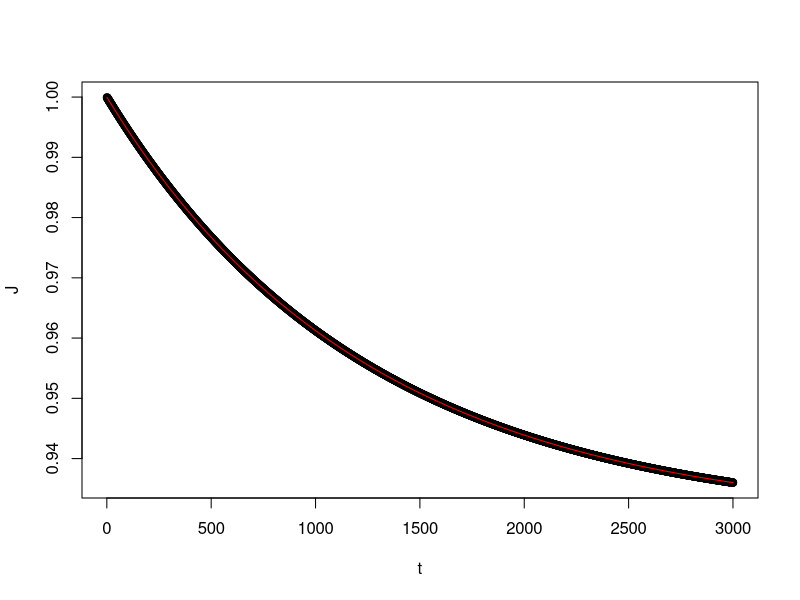
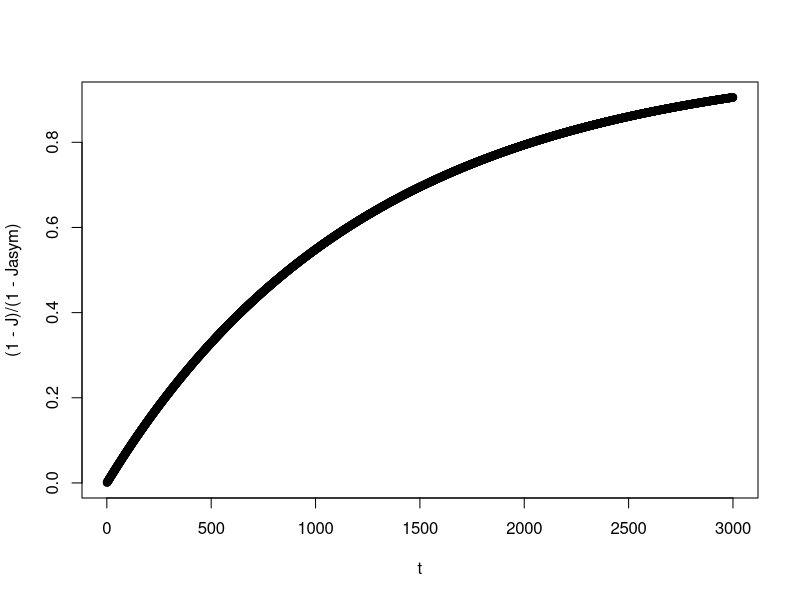
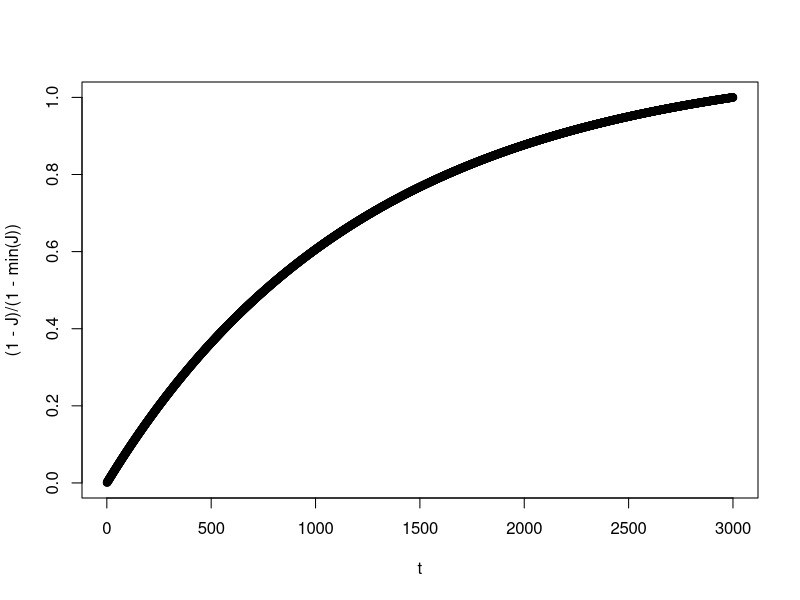
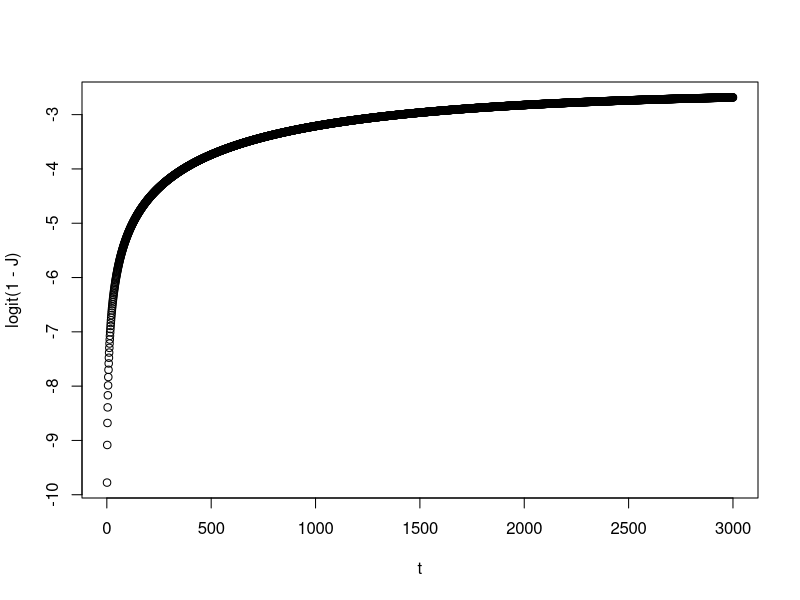
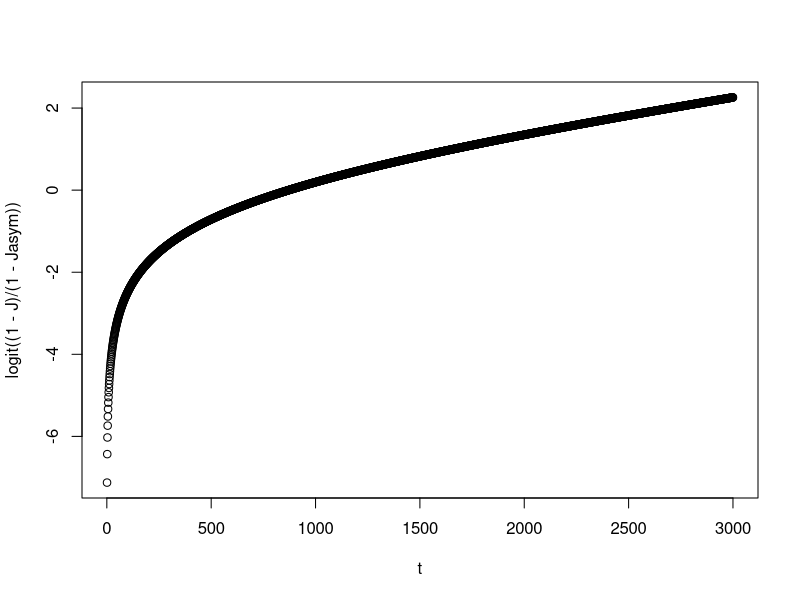
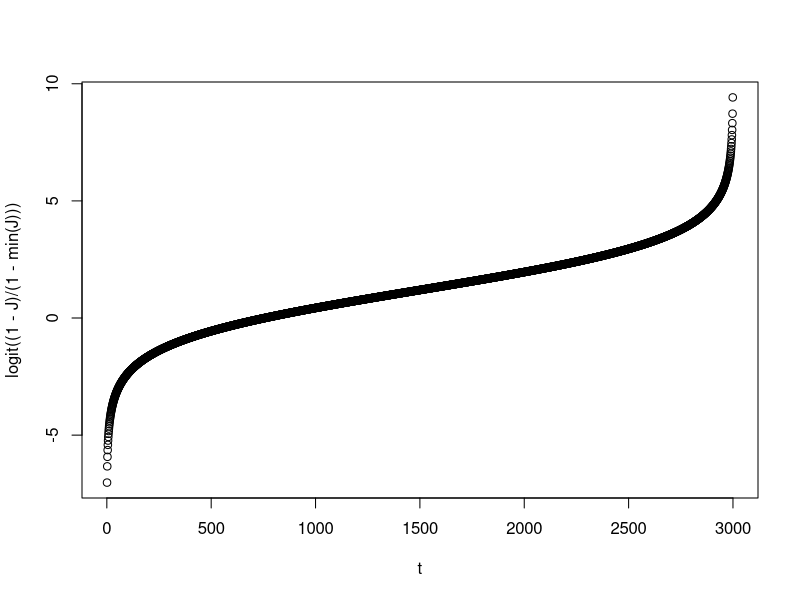
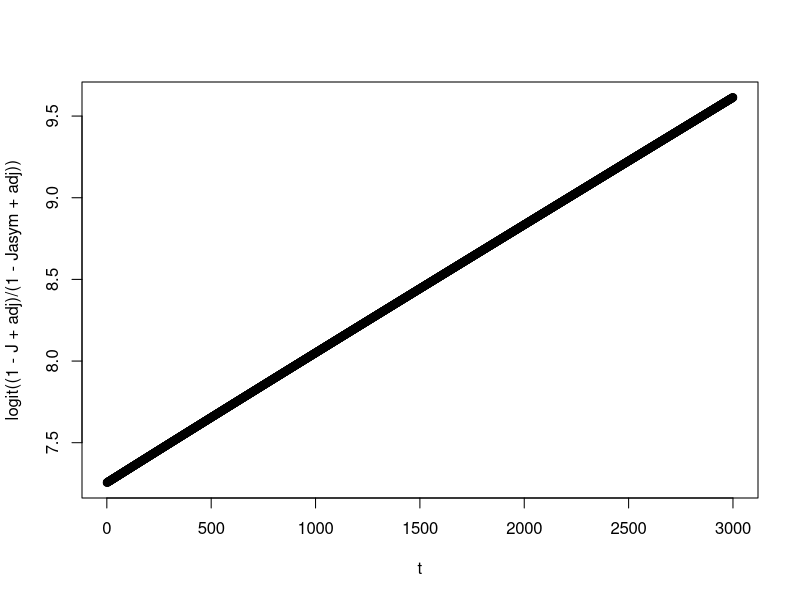
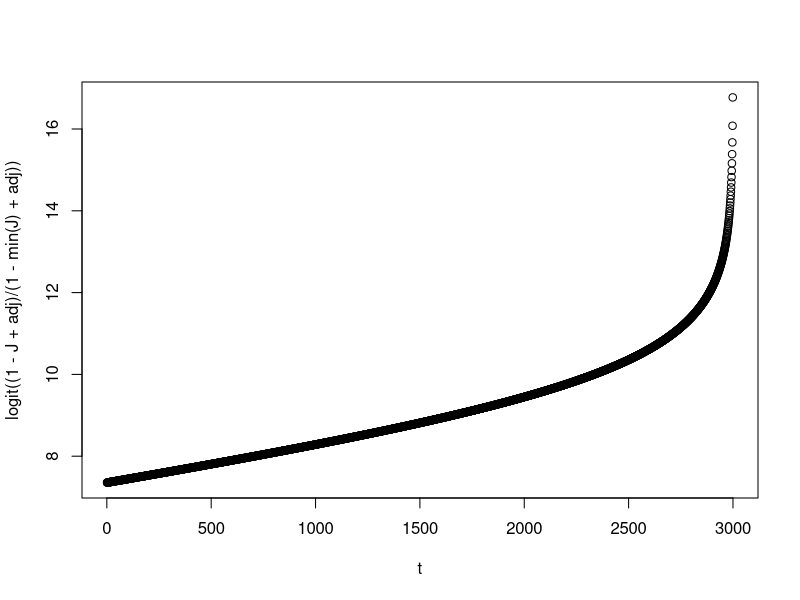

The R source for these figures, in order:
# plot equations from Ontiveros et al. 2021 Ecology
require(glmmTMB) # for fitting beta models

logit <- function(x) return(log(x/(1-x)))

# colonization and extinction rates
c = 2.04e-4; e = 4.1e-4; t = 1:5000 # island birds
c = 5.64e-3; e = 1.14e-2; t= 1:300 # arthropods
c = 7.47e-4; e = 2.84e-5; t= 1:3000 # forest birds

p = c/(e+c) # equilibrium proportion of species present
J = p*(c+e*exp(-(e+c)*t))/(p*(e+c*exp(-(e+c)*t)) + c*(1-exp(-(e+c)*t))) # Jaccard similarity
J2 = (c^2+e*c*exp(-(e+c)*t))/(2*e*c+c^2 - e*c*exp(-(e+c)*t)) # simplified equation for p at equilibrium
Jasym = p*c/(p*e+c) # asymptotic J
min(J)

plot(t,J); lines(t, J2, col='red')
plot(t,(1-J)/(1-Jasym)) # transform to 0-1 with Jasym
plot(t,(1-J)/(1-min(J))) # transform to 0-1 with observed min

plot(t, logit(1-J))
plot(t, logit((1-J)/(1-Jasym))) # logit of 0-1 transform with Jasym
plot(t, logit((1-J)/(1-min(J)))) # logit of 0-1 transform with min J
adj = 100; plot(t, logit((1-J+adj)/(1-Jasym+adj))) # logit of 0-1 Jasym transform with a baseline adjustment
adj = 100; plot(t, logit((1-J+adj)/(1-min(J)+adj))) # logit of 0-1 minJ transform with a baseline adjustment

adj = 100; plot(t, logit((1-J+adj)/(1+adj))) # logit of baseline adjustment (no 0-1 transform)

# other transformations
plot(t, exp(1-J))
plot(t, exp(J))
plot(t, (1-J)^10)
plot(t, -log(J))
plot(t, log(J))
plot(t, log(1/J))
plot(log(t),J) # log(t)
plot(log(t),1-J) # log(t)
plot(log(t),logit(1-J)) # log(t) and logit(J)

# fit a glm and related models
# fit to similarity
mod <-glmmTMB(J ~ t, family=binomial(link='log'), start = list(beta=c(-0.4, -1.6e-4)))
mod2 <-glmmTMB(J ~ t, family=ordbeta(link='logit'))
mod3 <-glmmTMB(J ~ t, family=ordbeta(link='probit'))
mod4 <-glmmTMB(J ~ t, family=ordbeta(link='cloglog'))
Jpred <- predict(mod, type = 'response')
Jpred2 <- predict(mod2, type = 'response')
Jpred3 <- predict(mod3, type = 'response')
Jpred4 <- predict(mod4, type = 'response')
plot(t, J, ylim = c(0,1)); lines(t,Jpred, col='blue'); lines(t, Jpred2, col='red'); lines(t, Jpred3, col='green'); lines(t, Jpred4, col='orange')
plot(t, log(J)); lines(t,log(Jpred), col='blue'); lines(t, log(Jpred2), col='red'); lines(t, log(Jpred3), col='green'); lines(t, log(Jpred4), col='orange') #log scale. linearizes the glm

# fit to dissimilarity
mod <-glmmTMB(I(1-J) ~ t, family=binomial(link='log'), start = list(beta=c(-0.4, -1.6e-4)))
mod2 <-glmmTMB(I(1-J) ~ t, family=ordbeta(link='logit'))
mod3 <-glmmTMB(I(1-J) ~ t, family=ordbeta(link='probit'))
mod4 <-glmmTMB(I(1-J) ~ t, family=ordbeta(link='cloglog'))
Jpred <- predict(mod, type = 'response')
Jpred2 <- predict(mod2, type = 'response')
Jpred3 <- predict(mod3, type = 'response')
Jpred4 <- predict(mod4, type = 'response')
plot(t,1-J, ylim = c(0,1)); lines(t,Jpred, col='blue'); lines(t, Jpred2, col='red'); lines(t, Jpred3, col='green'); lines(t, Jpred4, col='orange')
